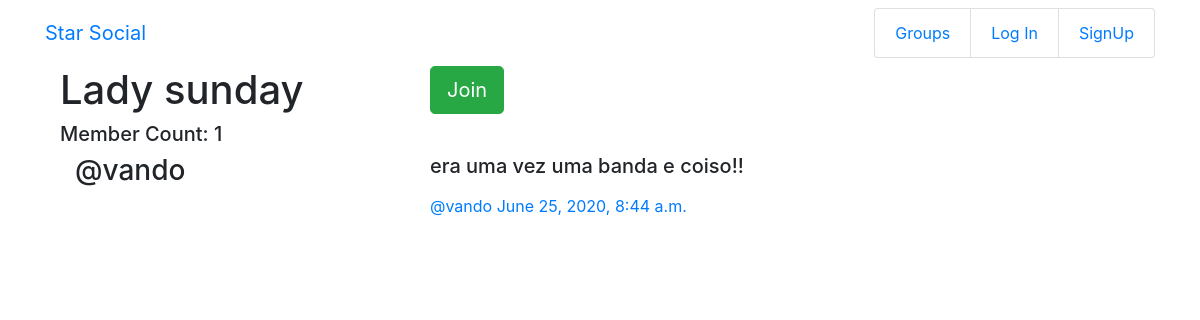
Page /groups/posts/in/lady-sunday/ on the committed database.
### groups/models.py (models this page shows, shortened)
class Group(models.Model):
    name = models.CharField(max_length=255,unique=True)
    slug = models.SlugField(allow_unicode=True,unique=True)
    description = models.TextField(blank=True,default='')
    description_html = models.TextField(editable=False, default='',blank=True)
    members = models.ManyToManyField(User, through='GroupMember')
    class Meta:
        ordering = ['name']

### posts/models.py (models this page shows, shortened)
class Post(models.Model):
    user = models.ForeignKey(User,related_name='posts',on_delete=models.CASCADE)
    created_at = models.DateTimeField(auto_now=True)
    message = models.TextField()
    message_html = models.TextField(editable=False)
    group = models.ForeignKey(Group, related_name='posts',null=True,blank=True,on_delete=models.CASCADE)
    class Meta:
        ordering = ['-created_at']
        unique_together = ['user','message']

### groups/views.py (the view)
# urls.py: path('posts/in/<slug>/',views.SingleGroup.as_view(),name="single"),
class SingleGroup(generic.DetailView):
    model = Group

### groups/templates/groups/group_detail.html
{% extends "groups/group_base.html" %}
{% block pregroup %}
    <div class="content col-md-4">
    <h1>{{group.name}}</h1>
    <h5 class>Member Count: {{group.members.count}}</h5>
    </div>
    <div class="content col-md-4">
        {% if user in group.members.all %}
            <a href="{%url "groups:leave" slug=group.slug %}" class = "btn btn-lg btn-fill btn-warning">Leave</a>
        {% else %}
            <a href="{%url "groups:join" slug=group.slug %}" class = "btn btn-lg btn-fill btn-success">Join</a>
        {%endif%}
    </div>
{% endblock %}
{% block group_content %}
<div class = "col-md-8">
    {% if group.posts.count == 0 %}
    <h2>No Posts in this group yet</h2>
    {% else %}
        {% for post in group.posts.all %}
            {% include "posts/_post.html" %}
        {% endfor %}
    {% endif %}
</div>
{% endblock %}

### posts/templates/posts/_post.html (shortened to what this page needs)
<div class ="post media">
    <h3 class = "col-md-6">@{{post.user.username}}</h3>
    <div class="media-body col-md-6">
        <h5>{{post.message_html|safe}}</h5>
            <span class="username">
                <a href="{% url 'posts:for_user' username=post.user.username %}">@{{post.user.username}}</a>
            </span>
            <time class="time">
                <a href="{% url "posts:single" username=post.user.username pk=post.pk %}">{{post.created_at}}</a>
            </time>
    </div>
</div>

### rows in the picture
Group: name "Lady sunday", members.count "1"
Post: user.username "vando", message_html "era uma vez uma banda e coiso!!", created_at "June 25, 2020, 8:44 a.m."
